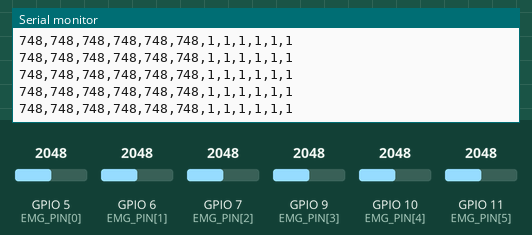
This sketch was run on a simulated ESP32. Shown: the last lines printed to the serial monitor. The test bench sets the inputs (shaded band); at power-on: GPIO 6 (EMG_PIN[1]) = 2048, GPIO 5 (EMG_PIN[0]) = 2048, GPIO 7 (EMG_PIN[2]) = 2048, GPIO 9 (EMG_PIN[3]) = 2048, GPIO 10 (EMG_PIN[4]) = 2048, GPIO 11 (EMG_PIN[5]) = 2048 (analog values on the 0–4095 scale).

Above: at 4.2 s.
4.3 s: GPIO 6 (EMG_PIN[1]) set to 1431
At 5.4 s:
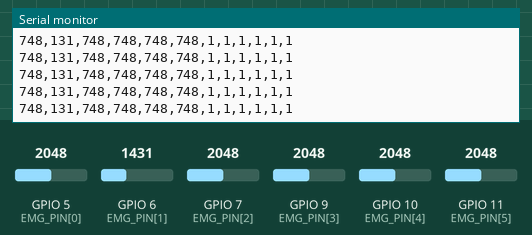
5.8 s: GPIO 6 (EMG_PIN[1]) set to 1314
At 6.6 s:
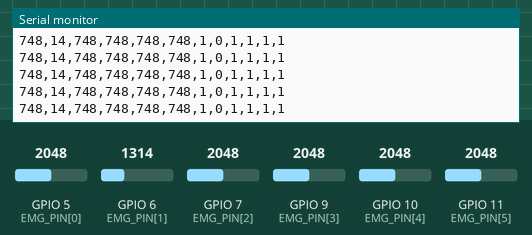
Timing chart, 0 to 7.9 s (numbered marks = the images above; inputs shaded):
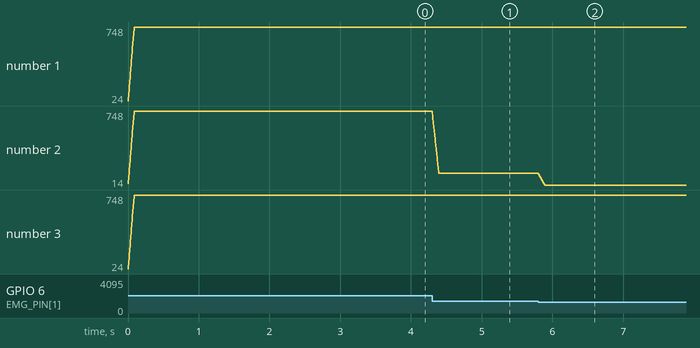

The sketch:

test_6_emg_claude.ino
```cpp
// ==== Cấu hình 6 kênh EMG — dùng ADC1 (GPIO1-GPIO10) để tránh xung đột với WiFi ====
const int EMG_PIN[6] = {5, 6, 7, 9, 10, 11}; // GPIO1..GPIO6, đều là ADC1

const unsigned long SAMPLE_INTERVAL_US = 2000; // 500Hz
unsigned long lastSampleTime = 0;

const int WINDOW_SIZE = 30;
int buffer[6][WINDOW_SIZE];
int indexBuffer[6] = {0, 0, 0, 0, 0, 0};
long sum[6] = {0, 0, 0, 0, 0, 0};

// Baseline riêng từng kênh (nếu offset lệch nhau thì chỉnh lại từng giá trị)
int baseline[6] = {1300, 1300, 1300, 1300, 1300, 1300};

int thresholdHigh = 250;
int thresholdLow  = 120;

bool muscleActive[6] = {false, false, false, false, false, false};

void setup() {
  Serial.begin(115200);
  analogReadResolution(12);

  for (int i = 0; i < 6; i++) {
    analogSetPinAttenuation(EMG_PIN[i], ADC_11db);
    for (int j = 0; j < WINDOW_SIZE; j++) buffer[i][j] = 0;
  }

  Serial.println("Đã cấu hình xong 6 kênh EMG.");
}

void loop() {
  unsigned long currentMicros = micros();
  if (currentMicros - lastSampleTime >= SAMPLE_INTERVAL_US) {
    lastSampleTime = currentMicros;

    int envelope[6];

    for (int i = 0; i < 6; i++) {
      int raw = analogRead(EMG_PIN[i]);
      int rectified = abs(raw - baseline[i]);

      sum[i] -= buffer[i][indexBuffer[i]];
      buffer[i][indexBuffer[i]] = rectified;
      sum[i] += rectified;
      indexBuffer[i] = (indexBuffer[i] + 1) % WINDOW_SIZE;

      envelope[i] = sum[i] / WINDOW_SIZE;

      if (!muscleActive[i] && envelope[i] > thresholdHigh) {
        muscleActive[i] = true;
      } else if (muscleActive[i] && envelope[i] < thresholdLow) {
        muscleActive[i] = false;
      }
    }

    // In CSV: env1..env6,state1..state6
    for (int i = 0; i < 6; i++) {
      Serial.print(envelope[i]);
      Serial.print(",");
    }
    for (int i = 0; i < 6; i++) {
      Serial.print(muscleActive[i] ? 1 : 0);
      if (i < 5) Serial.print(",");
    }
    Serial.println();
  }
}
```

Measured:
- after the input at 4.3 s, the serial monitor: prints a new line at once (image 1)
- after the input at 5.8 s, the serial monitor: prints a new line at once (image 2)
- plotted number 2: 748 → 131 after the input at 4.3 s, 131 → 14 after the input at 5.8 s
